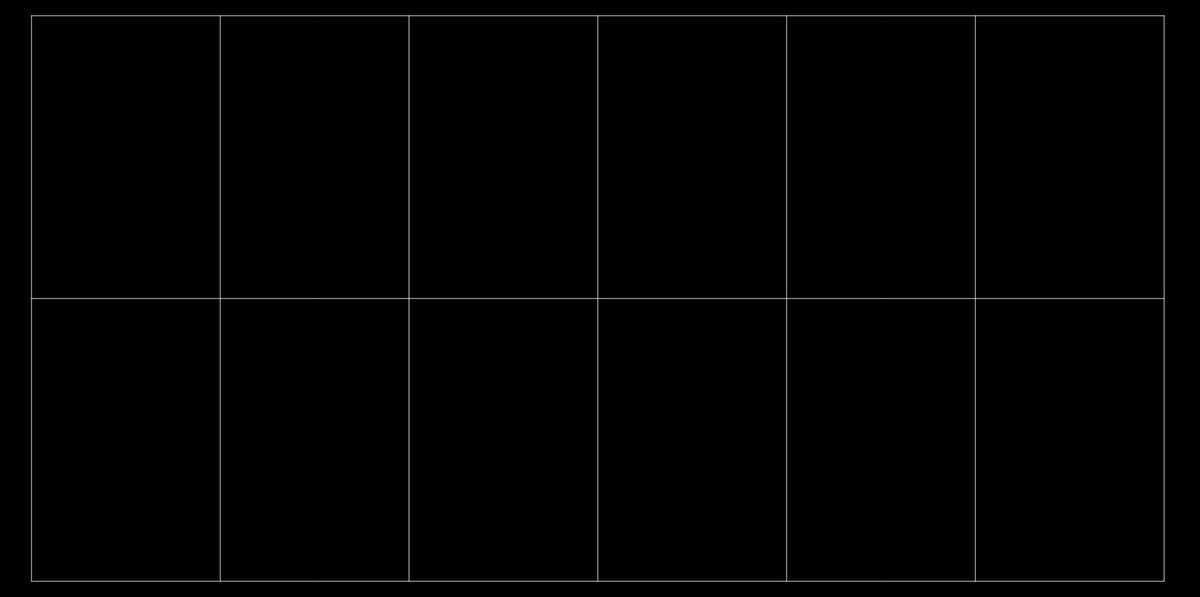
Frame 1 (no input)
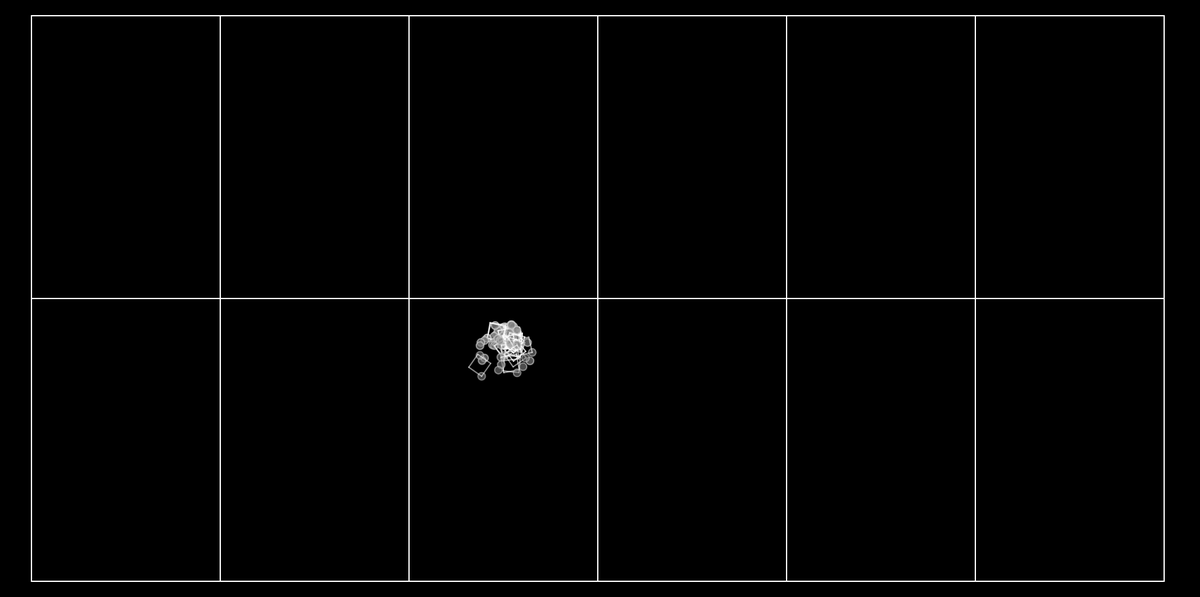
Frame 60 (no input)
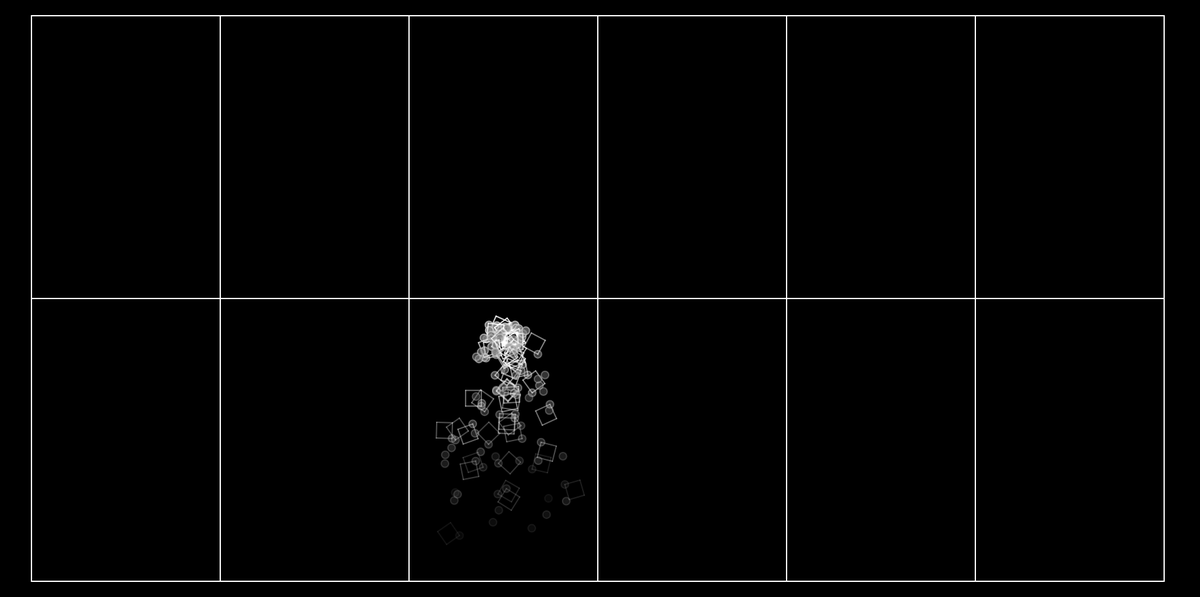
Frame 120 (the mouse pressed at the canvas centre since frame 60)

The p5.js sketch that drew these frames (run headless with seeded random() and noise() and a simulated clock; from frame 60 on, the mouse is pressed at the canvas centre):

// p5.js sketch
// ── sketch.js
var systems;

function setup() {
  createCanvas(1907, 950);
  systems = [];
  prevX = 200;
}

function draw() {
  background(0);
  stroke('white');

  a = [50, 1850];
  b = [25, 925];

  for(i = 0; i < 7; i++) {
    x = a[0] + i * ((a[1] - a[0]) / 6);
    y = b[0] + i * ((b[1] - b[0]) / 2);
    line(a[0], y, a[1], y);
    line(x, b[0], x, b[1]);
  }

  h = hour();
  X = 200;
  Y = 75;
  if (h > 11) {
    h = h - 12;
  }
  y = (h < 6) ? Y : (Y + 450);
  x = (h < 6) ? X + (h * 300) : X + ((h - 6) * 300);
  boxY1 = (h < 6) ? b[0] : (b[0] + 450);
  boxY2 = boxY1 + 450;
  boxX1 = (h < 6) ? a[0] + (h * 300) : a[0] + ((h - 6) * 300);
  boxX2 = boxX1 + 300;

  if (prevX != x) {
    systems = [];
    this.p = new ParticleSystem(createVector(x, y));
    systems.push(p);
  }

  systems[0].run();
  systems[0].addParticle();

  if (mouseX > boxX1 && mouseX < boxX2 && mouseY > boxY1 && mouseY < boxY2) {
    t = str(hour()) + " : " + str(minute());
    push()
    noStroke();
    fill('#5CDB95');
    text(t, mouseX+20, mouseY+20);
    pop();
  }
  
  prevX = x;
}

// A simple Particle class
var Particle = function(position) {
  this.acceleration = createVector(0, 0.05);
  this.velocity = createVector(random(-1, 1), random(-1, 0));
  this.position = position.copy();
  this.lifespan = 255.0;
};

Particle.prototype.run = function() {
  this.update();
  this.display();
};

// Method to update position
Particle.prototype.update = function(){
  this.velocity.add(this.acceleration);
  this.position.add(this.velocity);
  this.lifespan -= 2;
};

// Method to display
Particle.prototype.display = function () {
  stroke(200, this.lifespan);
  strokeWeight(2);
  fill(127, this.lifespan);
  ellipse(this.position.x, this.position.y, 12, 12);
};

// Is the particle still useful?
Particle.prototype.isDead = function () {
  if (this.lifespan < 0) {
    return true;
  } else {
    return false;
  }
};

var ParticleSystem = function (position) {
  this.origin = position.copy();
  this.particles = [];
};

ParticleSystem.prototype.addParticle = function () {
  // Add either a Particle or CrazyParticle to the system
  if (int(random(0, 2)) == 0) {
    p = new Particle(this.origin);
  }
  else {
    p = new CrazyParticle(this.origin);
  }
  this.particles.push(p);
};

ParticleSystem.prototype.run = function () {
  for (var i = this.particles.length - 1; i >= 0; i--) {
    var p = this.particles[i];
    p.run();
    if (p.isDead()) {
      this.particles.splice(i, 1);
    }
  }
};

// A subclass of Particle

function CrazyParticle(origin) {
  // Call the parent constructor, making sure (using Function#call)
  // that "this" is set correctly during the call
  Particle.call(this, origin);

  // Initialize our added properties
  this.theta = 0.0;
};

// Create a Crazy.prototype object that inherits from Particle.prototype.
// Note: A common error here is to use "new Particle()" to create the
// Crazy.prototype. That's incorrect for several reasons, not least 
// that we don't have anything to give Particle for the "origin" 
// argument. The correct place to call Particle is above, where we call 
// it from Crazy.
CrazyParticle.prototype = Object.create(Particle.prototype); // See note below

// Set the "constructor" property to refer to CrazyParticle
CrazyParticle.prototype.constructor = CrazyParticle;

// Notice we don't have the method run() here; it is inherited from Particle

// This update() method overrides the parent class update() method
CrazyParticle.prototype.update=function() {
  Particle.prototype.update.call(this);
  // Increment rotation based on horizontal velocity
  this.theta += (this.velocity.x * this.velocity.mag()) / 20.0;
}

// This display() method overrides the parent class display() method
CrazyParticle.prototype.display=function() {
  // Render the ellipse just like in a regular particle
  Particle.prototype.display.call(this);
  // Then add a rotating line
  min = minute();
  m = map(min, 0, 60, 0, 4);
  push();
  translate(this.position.x, this.position.y);
  rotate(this.theta);
  stroke(255,this.lifespan);
  line(0, 0, 25, 0);
  if (m > 1) {
    line(0, 0, 0, 25);
  }
  if (m > 3) {
    line(0, 25, 25, 25);
    line(25, 0, 25, 25);
  } else if (m > 2) {
    line(0, 25, 25, 0);
  }  
  pop();
}
